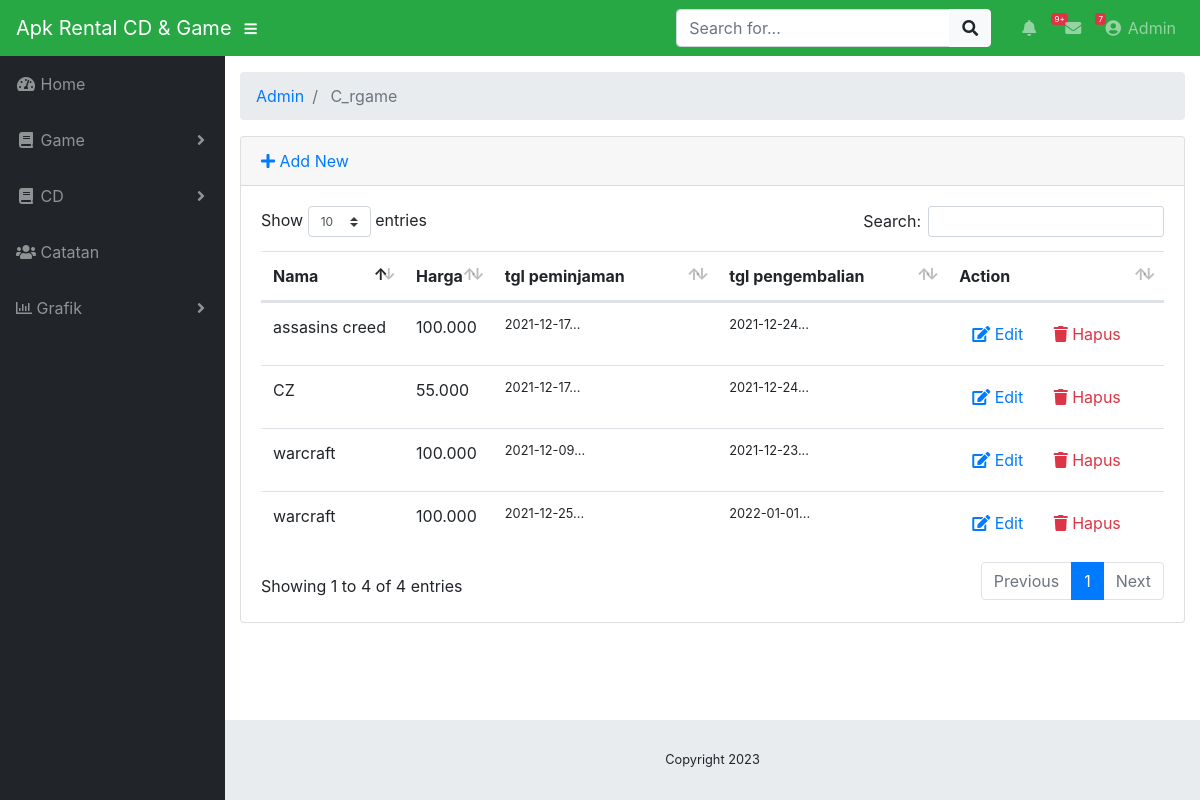
/index.php/admin/c_rgame, run on the app's committed database.
### tables this page shows
CREATE TABLE `rgame` (
  `id_game` int(64) NOT NULL,
  `nama_game` varchar(255) NOT NULL,
  `harga` varchar(255) NOT NULL,
  `tgl_in` varchar(255) NOT NULL,
  `tgl_out` varchar(255) NOT NULL
);

### application/controllers/admin/C_rgame.php (called while the page is built, shortened)
<?php defined('BASEPATH') or exit('NO direct script acces allowed');
class C_rgame extends CI_Controller
{
    public function __construct()
    {
        $this->load->model("M_Rgame");
        $this->load->library('form_validation');
    }
    public function index()
    {
        $data["rgame"] = $this->M_Rgame->getAll();
        $this->load->view("admin/rgame/list", $data);
    }
}

### index.php (called while the page is built, shortened)
<?php
require_once BASEPATH.'core/CodeIgniter.php';

### application/models/M_Rgame.php (called while the page is built, shortened)
<?php defined('BASEPATH') OR exit('No direct script access allowed');
class M_Rgame extends CI_Model{
    private $_table = 'rgame';
    public function getAll(){
        return $this->db->get($this->_table)->result();
    }
}

### application/views/admin/rgame/list.php (the view, shortened to what this page needs)
<!DOCTYPE html>
<html lang="en">
<head>
</head>
<body id="page-top">
	<div id="wrapper">
		<div id="content-wrapper">
			<div class="container-fluid">
				<div class="card mb-3">
					<div class="card-header">
						<a href="<?php echo site_url('admin/C_rgame/tambah') ?>"><i class="fas fa-plus"></i> Add New</a>
					</div>
					<div class="card-body">
						<div class="table-responsive">
							<table class="table table-hover" id="dataTable" width="100%" cellspacing="0">
								<thead>
									<tr>
										<th>Nama</th>
										<th>Harga</th>
										<th>tgl peminjaman</th>
										<th>tgl pengembalian</th>
										<th>Action</th>
									</tr>
								</thead>
								<tbody>
									<?php foreach ($rgame as $rgame): ?>
									<tr>
										<td width="150">
											<?php echo $rgame->nama_game ?>
										</td>
										<td>
											<?php echo $rgame->harga ?>
										</td>
										<td class="small" width="250">
											<?php echo substr($rgame->tgl_in, 0, 120) ?>...
										</td>
										<td class="small" width="250">
											<?php echo substr($rgame->tgl_out, 0, 120) ?>...
										</td>
										<td width="250">
											<a href="<?php echo site_url('admin/C_rgame/edit/'.$rgame->id_game) ?>"
											 class="btn btn-small"><i class="fas fa-edit"></i> Edit</a>
											<a onclick="deleteConfirm('<?php echo site_url('admin/C_rgame/hapus/'.$rgame->id_game) ?>')"
											 href="#!" class="btn btn-small text-danger"><i class="fas fa-trash"></i> Hapus</a>
										</td>
									</tr>
									<?php endforeach; ?>
								</tbody>
							</table>
						</div>
					</div>
				</div>
			</div>
		</div>
	</div>
</body>
</html>

### css/sb-admin.css (style rules this page uses)
html { position: relative; min-height: 100%; }
body { height: 100%; }
#wrapper { display: -webkit-box; display: -ms-flexbox; display: flex; }
#wrapper #content-wrapper { overflow-x: hidden; width: 100%; padding-top: 1rem; padding-bottom: 80px; }
:root { --input-padding-x: 0.75rem; --input-padding-y: 0.75rem; }

### data on the page
rgame: nama_game "assasins creed", harga "100.000", tgl_in "2021-12-17", tgl_out "2021-12-24"
rgame: nama_game "warcraft", harga "100.000", tgl_in "2021-12-09", tgl_out "2021-12-23"
rgame: nama_game "CZ", harga "55.000", tgl_in "2021-12-17", tgl_out "2021-12-24"
rgame: nama_game "warcraft", harga "100.000", tgl_in "2021-12-25", tgl_out "2022-01-01"

### other printed values
$segment "Admin"
$segment "C_rgame"
Date('Y') "2023"
